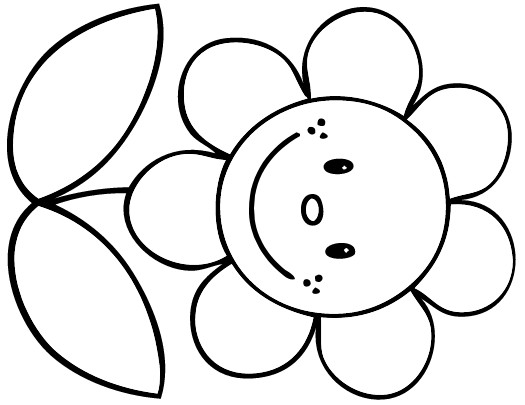
#> input picture templates/img/kytka.jpg, 525 x 405 px
$ python -i vectorise.py   (imports and definitions only)
#> lines starting #> are read from the running program, lines starting #| are printed output that depends on the picture
#!/usr/bin/python3

from PIL import Image, ImageOps
from linedraw import makesvg, sortlines, hatch, getcontours, lines_to_file
import click
import os


@click.command()
@click.option('--input', '-i', required=True)
@click.option('--output', '-o', required=True)
@click.option('--svg', '-s', default=None)
@click.option('--dir', '-d', default=None)
def click_app(input, output, svg, dir):
    vector_it(image_filename=input, draw_hatch=False, output_filename=output, svg_filename=svg, work_dir=dir)


def vector_it(image_filename, resolution=1024, draw_hatch=True, hatch_size=16, draw_contours=True, contour_simplify=2,
              output_filename=None, svg_filename=None, work_dir=None):

#> called with image_filename = 'templates/img/kytka.jpg', resolution = 1024, draw_hatch = True, hatch_size = 16, draw_contours = True, contour_simplify = 2
    ifn = image_filename
    if work_dir is not None:
        ifn = os.path.join(work_dir, image_filename)
    image = Image.open(ifn)
#> image is the input picture: PIL image 525x405 RGB; min 0, max 255, mean 230.6
    w, h = image.size
#> w = 525; h = 405

    # convert the image to grey scale
    image = image.convert("L")
#> image: PIL image 525x405 L

    # maximise contrast
    image = ImageOps.autocontrast(image, 10)
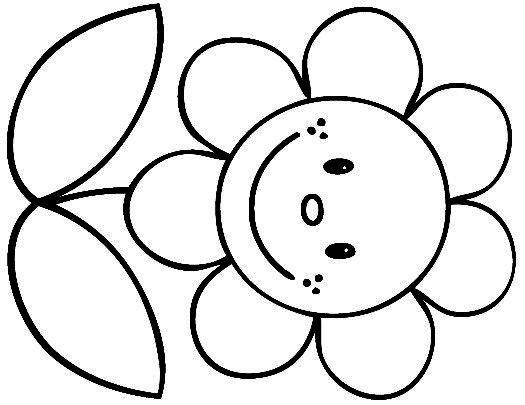
#> image: PIL image 525x405 L; min 0, max 255, mean 227.2

    lines = []

    if draw_contours:
#> (the run stopped early here; a loop or call above may not have finished)
